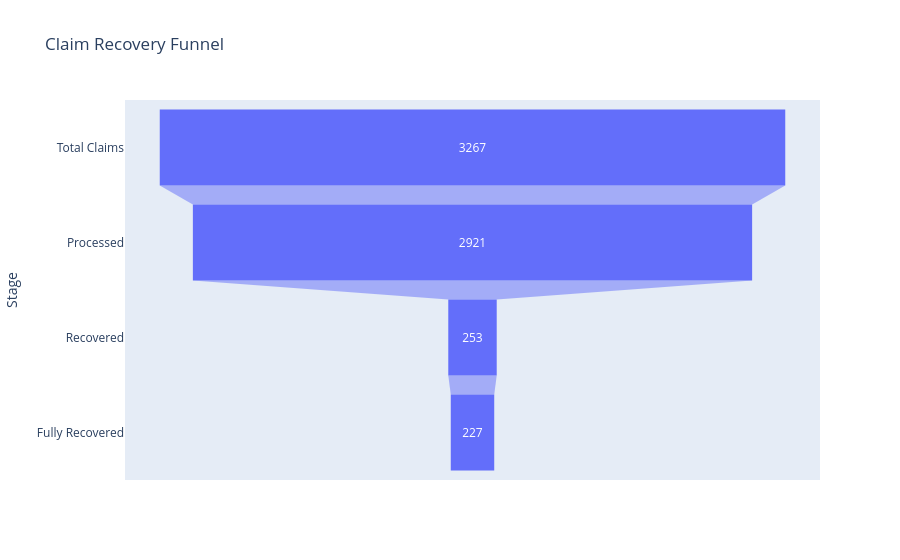

The cell this chart's notebook holds for it:
### Markdown cell above
### Recovery Funnel

### Code cell
total_claims = len(df)

registered = df["Claim ID"].nunique()

active = df["Status"].notna().sum()

collected = (df["Collected Amount"] > 0).sum()

fully_collected = (
    df["Remaining Amount"] <= 0
).sum()

funnel = pd.DataFrame({
    "Stage":[
        "Total Claims",
        "Processed",
        "Recovered",
        "Fully Recovered"
    ],
    "Count":[
        registered,
        active,
        collected,
        fully_collected
    ]
})

import plotly.express as px

fig = px.funnel(
    funnel,
    x="Count",
    y="Stage",
    title="Claim Recovery Funnel"
)

fig.show()

### Figure 1 — Plotly figure (JSON) as saved in the notebook; plotly's stock layout.template omitted (floating-point values rounded to 4 significant figures)
{"data": [{"hovertemplate": "Count=%{x}<br>Stage=%{y}<extra></extra>", "legendgroup": "", "marker": {"color": "#636efa"}, "name": "", "orientation": "h", "showlegend": false, "type": "funnel", "x": [3267, 2921, 253, 227], "xaxis": "x", "y": ["Total Claims", "Processed", "Recovered", "Fully Recovered"], "yaxis": "y"}], "layout": {"legend": {"tracegroupgap": 0}, "title": {"text": "Claim Recovery Funnel"}, "xaxis": {"anchor": "y", "domain": [0, 1], "title": {"text": "Count"}}, "yaxis": {"anchor": "x", "domain": [0, 1], "title": {"text": "Stage"}}}}
